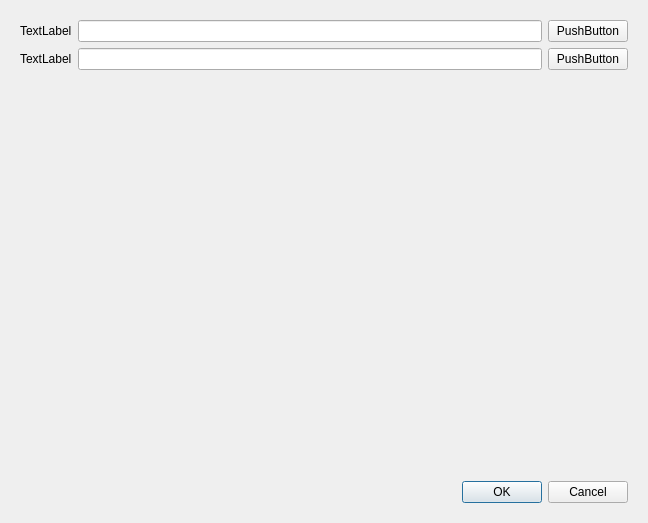
<?xml version="1.0" encoding="UTF-8"?>
<ui version="4.0">
 <class>StackedDialog</class>
 <widget class="QDialog" name="StackedDialog">
  <property name="geometry">
   <rect>
    <x>0</x>
    <y>0</y>
    <width>648</width>
    <height>523</height>
   </rect>
  </property>
  <property name="windowTitle">
   <string>Dialog</string>
  </property>
  <property name="styleSheet">
   <string notr="true"/>
  </property>
  <layout class="QVBoxLayout" name="verticalLayout">
   <item>
    <widget class="QStackedWidget" name="stackedWidget">
     <widget class="QWidget" name="page">
      <layout class="QVBoxLayout" name="verticalLayout_2">
       <item>
        <layout class="QHBoxLayout" name="horizontalLayout">
         <item>
          <widget class="QLabel" name="label">
           <property name="text">
            <string>TextLabel</string>
           </property>
          </widget>
         </item>
         <item>
          <widget class="QLineEdit" name="lineEdit"/>
         </item>
         <item>
          <widget class="QPushButton" name="pushButton">
           <property name="text">
            <string>PushButton</string>
           </property>
          </widget>
         </item>
        </layout>
       </item>
       <item>
        <layout class="QHBoxLayout" name="horizontalLayout_2">
         <item>
          <widget class="QLabel" name="label_2">
           <property name="text">
            <string>TextLabel</string>
           </property>
          </widget>
         </item>
         <item>
          <widget class="QLineEdit" name="lineEdit_2"/>
         </item>
         <item>
          <widget class="QPushButton" name="pushButton_2">
           <property name="text">
            <string>PushButton</string>
           </property>
          </widget>
         </item>
        </layout>
       </item>
       <item>
        <spacer name="verticalSpacer">
         <property name="orientation">
          <enum>Qt::Vertical</enum>
         </property>
         <property name="sizeHint" stdset="0">
          <size>
           <width>20</width>
           <height>40</height>
          </size>
         </property>
        </spacer>
       </item>
       <item>
        <widget class="QDialogButtonBox" name="buttonBox">
         <property name="orientation">
          <enum>Qt::Horizontal</enum>
         </property>
         <property name="standardButtons">
          <set>QDialogButtonBox::Cancel|QDialogButtonBox::Ok</set>
         </property>
        </widget>
       </item>
      </layout>
      <zorder>buttonBox</zorder>
      <zorder>layoutWidget</zorder>
      <zorder>layoutWidget_2</zorder>
      <zorder>pushButton_2</zorder>
      <zorder>verticalSpacer</zorder>
     </widget>
    </widget>
   </item>
  </layout>
 </widget>
 <resources/>
 <connections/>
</ui>
